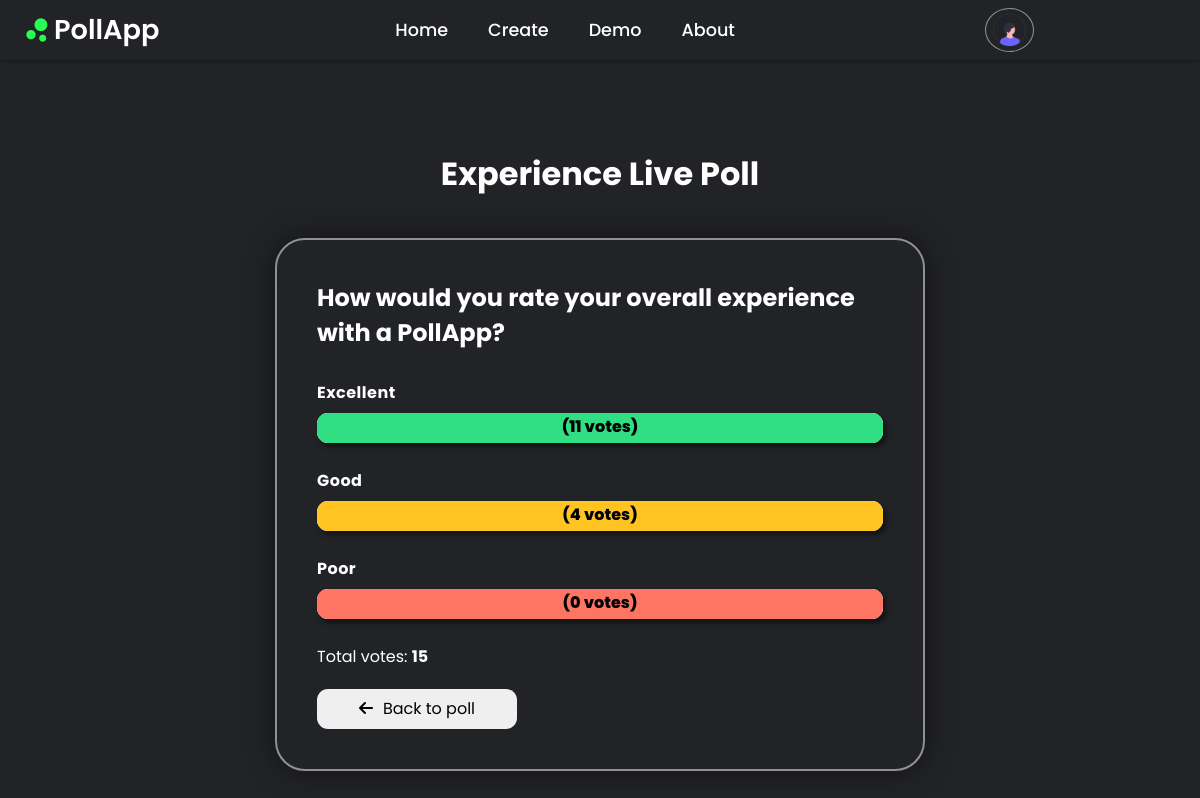
The app's page /demoresult (signed in) with its own data.
### pollapp/models.py (models this page shows)
class DemoModel(models.Model):
	ques = models.TextField()
	option_one = models.CharField(max_length=50)
	option_two = models.CharField(max_length=50)
	option_three = models.CharField(max_length=50)
	option_one_count = models.IntegerField(default=0)
	option_two_count = models.IntegerField(default=0)
	option_three_count = models.IntegerField(default=0)
	def total(self):
		return self.option_one_count + self.option_two_count + self.option_three_count

### pollapp/views.py (the view)
# urls.py: path("demoresult", demoresult, name="demoresult"),
def demoresult(request):
	poll = DemoModel.objects.get()
	return render(request, "demoresult.html", {"poll" : poll})

### pollapp/context_processors.py (called while the page is built)
def social_media_links(request):
    links = SocialMedia.objects.all()
    return {'social_links': links}

### pollapp/templates/demoresult.html (shortened to what this page needs)
{% extends 'base.html' %}
{% block content %}
	<h1>Experience Live Poll</h1>
	<section class="container">
		<h2>{{ poll.ques }}</h2>
		<div class="progress-container">
			<h4>{{ poll.option_one }}</h4>
			<div class="progress-bar">
				<span class="bar-one">({{ poll.option_one_count }} votes)</span>
			</div>
		</div>
		<div class="progress-container">
			<h4>{{ poll.option_two }}</h4>
			<div class="progress-bar">
				<span class="bar-two">({{ poll.option_two_count }} votes)</span>
			</div>
		</div>
		<div class="progress-container">
			<h4>{{ poll.option_three }}</h4>
			<div class="progress-bar">
				<span class="bar-three">({{ poll.option_three_count }} votes)</span>
			</div>
		</div>
		<div class="total">Total votes: <strong>{{ poll.total }}</strong></div>
		<div class="btn-align">
			<button type="submit"><i class="fa-solid fa-arrow-left"></i><a href="{% url 'demo' %}">Back to poll</a></button>
		</div>
	</section>
{% endblock %}

### templates/base.html (style rules this page uses)
* { padding: 0; margin: 0; box-sizing: border-box; font-family: 'Poppins', sans-serif; text-decoration: none; list-style: none; }
body { min-height: 100vh; background: #222327; color: #fff; }

### pollapp/templates/demoresult.html (style rules this page uses)
body { min-height: 100vh; display: flex; align-items: center; justify-content: center; padding: 16px; margin-top: 60px; }
.container { margin-top: 40px; position: relative; min-height: 300px; min-width: 200px; max-width: 650px; width: 100%; background: transparent; border: 2px solid rgba(255, 255, 255, .5); border-radius: 30px; padding: 40px; box-shadow: 0 0 30px rgba(0, 0, 0, .5); }
.container h2 { text-align: left; margin-bottom: 30px; }
.container .progress-container { margin-bottom: 25px; }
.container .progress-container h4 { margin-bottom: 8px; letter-spacing: .5px; text-align: left; }
.container .progress-container .progress-bar { position: relative; width: 100%; height: 30px; border-radius: 11px; background-color: white; box-shadow: 3px 4px 5px 0px rgba(0, 0, 0, .5); }
.container .progress-container .progress-bar .bar-one { position: absolute; top: 0; left: 0; width: 100%; height: 100%; color: black; font-weight: 800; font-size: 16px; line-height: 1.7; text-align: center; border-radius: 11px; background: rgba(50, 222, 132, 1); }
.container .progress-container .progress-bar .bar-two { position: absolute; top: 0; left: 0; width: 100%; height: 100%; color: black; font-weight: 800; font-size: 16px; line-height: 1.7; text-align: center; border-radius: 11px; background: #ffc422; }
.container .progress-container .progress-bar .bar-three { position: absolute; top: 0; left: 0; width: 100%; height: 100%; color: black; font-weight: 800; font-size: 16px; line-height: 1.7; text-align: center; border-radius: 11px; background: #fe7563; }
.total { text-align: left; }
button { margin-top: 20px; width: 100%; max-width: 200px; height: 40px; border: none; outline: none; border-radius: 11px; cursor: pointer; font-size: 16px; transition: all 0.2s; }
button i { margin-right: 10px; }
button a { color: black; }
.btn-align { display: flex; align-items: left; }

### records on screen
DemoModel: ques "How would you rate your overall experience with a PollApp?", option_one "Excellent", option_one_count "11", option_two "Good", option_two_count "4", option_three "Poor", option_three_count "0", total "15"
